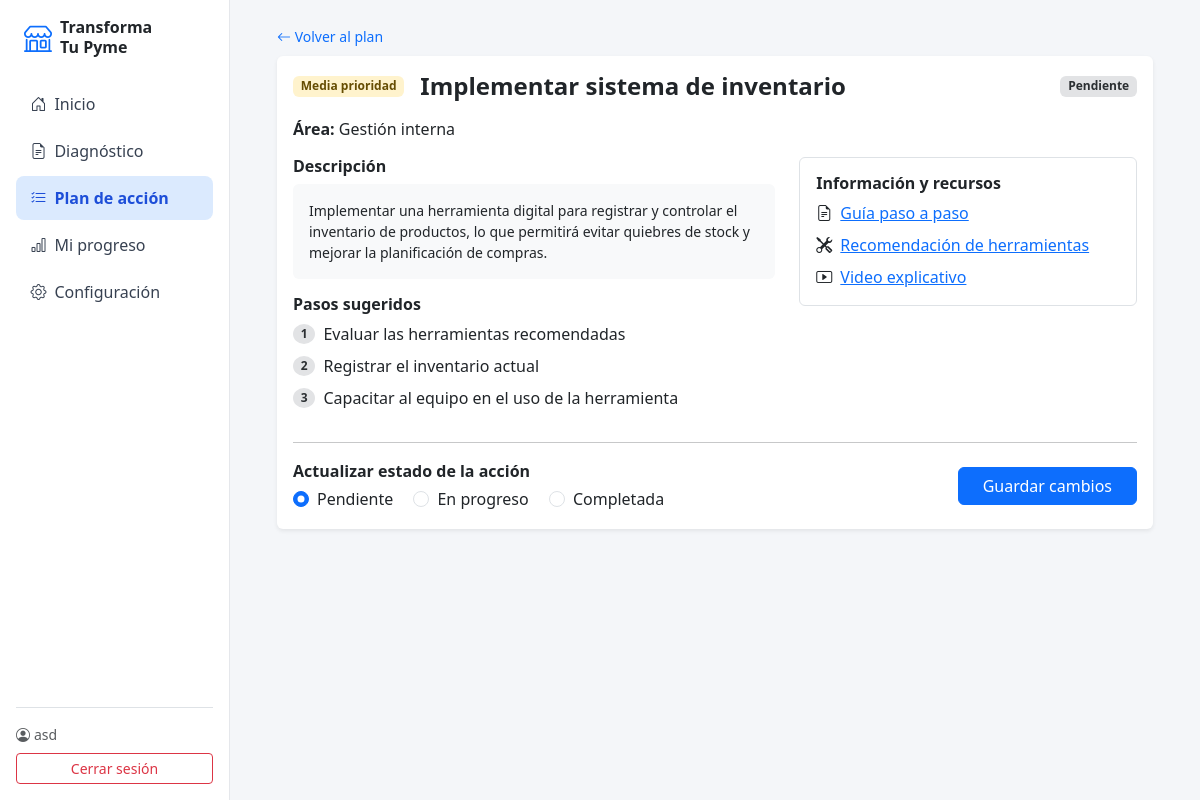
Screenshot of /accion/7/ (signed in) with the database file from the repository.
### cuentas/models.py (models this page shows, shortened)
class Accion(models.Model):
    class Estado(models.TextChoices):
        PENDIENTE = 'pendiente', 'Pendiente'
        EN_PROGRESO = 'en_progreso', 'En progreso'
        COMPLETADA = 'completada', 'Completada'
    diagnostico = models.ForeignKey(Diagnostico, on_delete=models.CASCADE, related_name='acciones')
    titulo = models.CharField(max_length=150)
    area = models.CharField(max_length=20, choices=Area.choices)
    descripcion = models.TextField()
    pasos = models.TextField()
    prioridad = models.PositiveSmallIntegerField(choices=Prioridad.choices)
    estado = models.CharField(max_length=20, choices=Estado.choices, default=Estado.PENDIENTE)
    orden = models.PositiveSmallIntegerField()
    actualizado = models.DateTimeField(auto_now=True)
    class Meta:
        ordering = ['orden']
    @property
    def lista_pasos(self):
        return [p.strip() for p in self.pasos.splitlines() if p.strip()]
    @property
    def color_prioridad(self):
        return COLOR_PRIORIDAD[self.prioridad]
    @property
    def color_estado(self):
        return COLOR_ESTADO[self.estado]

### cuentas/views.py (the view, shortened to what this page needs)
# urls.py: path('accion/<int:accion_id>/', views.accion, name='accion'),
@login_required
def accion(request, accion_id):
    accion = get_object_or_404(Accion, id=accion_id, diagnostico__pyme__usuario=request.user)
    return render(request, 'cuentas/accion.html', {
        'activo': 'plan', 'accion': accion, 'estados': Accion.Estado.choices,
    })

### cuentas/templates/cuentas/accion.html (shortened to what this page needs)
{% extends 'cuentas/base.html' %}
{% block content %}
<a href="{% url 'plan' %}" class="text-decoration-none small"><i class="bi bi-arrow-left"></i> Volver al plan</a>
<div class="card border-0 shadow-sm mt-2">
    <div class="card-body">
        <div class="d-flex align-items-center gap-3 mb-3">
            <span class="badge bg-{{ accion.color_prioridad }}-subtle text-{{ accion.color_prioridad }}-emphasis">{{ accion.get_prioridad_display }} prioridad</span>
            <h4 class="fw-bold mb-0 flex-grow-1">{{ accion.titulo }}</h4>
            <span class="badge bg-{{ accion.color_estado }}-subtle text-{{ accion.color_estado }}-emphasis">{{ accion.get_estado_display }}</span>
        </div>
        <div class="mb-3"><strong>Área:</strong> {{ accion.get_area_display }}</div>
        <div class="row g-4">
            <div class="col-md-7">
                <h6 class="fw-bold">Descripción</h6>
                <p class="bg-light rounded p-3 small">{{ accion.descripcion }}</p>
                <h6 class="fw-bold">Pasos sugeridos</h6>
                <ol class="list-unstyled">
                    {% for paso in accion.lista_pasos %}
                    <li class="d-flex align-items-center gap-2 mb-2">
                        <span class="badge rounded-circle bg-secondary-subtle text-secondary-emphasis">{{ forloop.counter }}</span>
                        {{ paso }}
                    </li>
                    {% endfor %}
                </ol>
            </div>
            <div class="col-md-5">
                <div class="border rounded p-3">
                    <h6 class="fw-bold">Información y recursos</h6>
                    <div class="mb-2"><i class="bi bi-file-earmark-text me-2"></i><a href="#">Guía paso a paso</a></div>
                    <div class="mb-2"><i class="bi bi-tools me-2"></i><a href="#">Recomendación de herramientas</a></div>
                    <div><i class="bi bi-play-btn me-2"></i><a href="#">Video explicativo</a></div>
                </div>
            </div>
        </div>
        <hr>
        <form method="POST" class="d-flex align-items-center justify-content-between flex-wrap gap-3">
            <div>
                <div class="fw-semibold mb-1">Actualizar estado de la acción</div>
                {% for valor, etiqueta in estados %}
                <div class="form-check form-check-inline">
                    <input class="form-check-input" type="radio" name="estado" id="e{{ forloop.counter }}" value="{{ valor }}" {% if accion.estado == valor %}checked{% endif %}>
                    <label class="form-check-label" for="e{{ forloop.counter }}">{{ etiqueta }}</label>
                </div>
                {% endfor %}
            </div>
            <button type="submit" class="btn btn-primary px-4">Guardar cambios</button>
        </form>
    </div>
</div>
{% endblock %}

### cuentas/templates/cuentas/base.html (shortened to what this page needs)
<!DOCTYPE html>
<html lang="es">
<head>
    <link href="https://cdn.jsdelivr.net/npm/bootstrap@5.3.0/dist/css/bootstrap.min.css" rel="stylesheet">
    <link href="https://cdn.jsdelivr.net/npm/bootstrap-icons@1.11.3/font/bootstrap-icons.css" rel="stylesheet">
</head>
<body>
<div class="d-flex">
    <aside class="sidebar p-3 d-none d-md-flex flex-column">
        <div class="d-flex align-items-center gap-2 mb-4 px-2">
            <i class="bi bi-shop fs-3 text-primary"></i>
            <strong class="lh-sm">Transforma<br>Tu Pyme</strong>
        </div>
        <nav class="nav flex-column gap-1">
            <a class="nav-link {% if activo == 'inicio' %}active{% endif %}" href="{% url 'home' %}"><i class="bi bi-house-door me-2"></i>Inicio</a>
            <a class="nav-link {% if activo == 'diagnostico' %}active{% endif %}" href="{% url 'diagnostico' %}"><i class="bi bi-file-earmark-text me-2"></i>Diagnóstico</a>
            <a class="nav-link {% if activo == 'plan' %}active{% endif %}" href="{% url 'plan' %}"><i class="bi bi-list-check me-2"></i>Plan de acción</a>
            <a class="nav-link {% if activo == 'progreso' %}active{% endif %}" href="{% url 'seguimiento' %}"><i class="bi bi-bar-chart me-2"></i>Mi progreso</a>
            <a class="nav-link" href="#"><i class="bi bi-gear me-2"></i>Configuración</a>
        </nav>
        <div class="mt-auto border-top pt-3 small">
            <div class="text-muted mb-2"><i class="bi bi-person-circle me-1"></i>{{ user.username }}</div>
            <a href="{% url 'logout' %}" class="btn btn-outline-danger btn-sm w-100">Cerrar sesión</a>
        </div>
    </aside>
    <main class="flex-grow-1 p-4">
        <div class="container-lg" style="max-width: 900px;">
            {% block content %}{% endblock %}
        </div>
    </main>
</div>
</body>
</html>

### cuentas/templates/cuentas/base.html (style rules this page uses)
body { background: #f4f6f9; }
.sidebar { width: 230px; min-height: 100vh; background: #fff; border-right: 1px solid #e5e7eb; }
.sidebar .nav-link { color: #374151; border-radius: .5rem; padding: .6rem .9rem; }
.sidebar .nav-link.active { background: #dbeafe; color: #1d4ed8; font-weight: 600; }

### rows the page displays
Accion: prioridad "Media", titulo "Implementar sistema de inventario", estado "Pendiente", area "Gestión interna", descripcion "Implementar una herramienta digital para registrar y controlar el inventario de productos, lo que permitirá evitar quiebres de stock y mejorar la planificación de compras.", estado "☑ Pendiente" "☐ En progreso" "☐ Completada"

### other values shown
{{ user.username }} "asd"
{{ paso }} "Evaluar las herramientas recomendadas" "Registrar el inventario actual" "Capacitar al equipo en el uso de la herramienta"
{{ etiqueta }} "Pendiente" "En progreso" "Completada"
